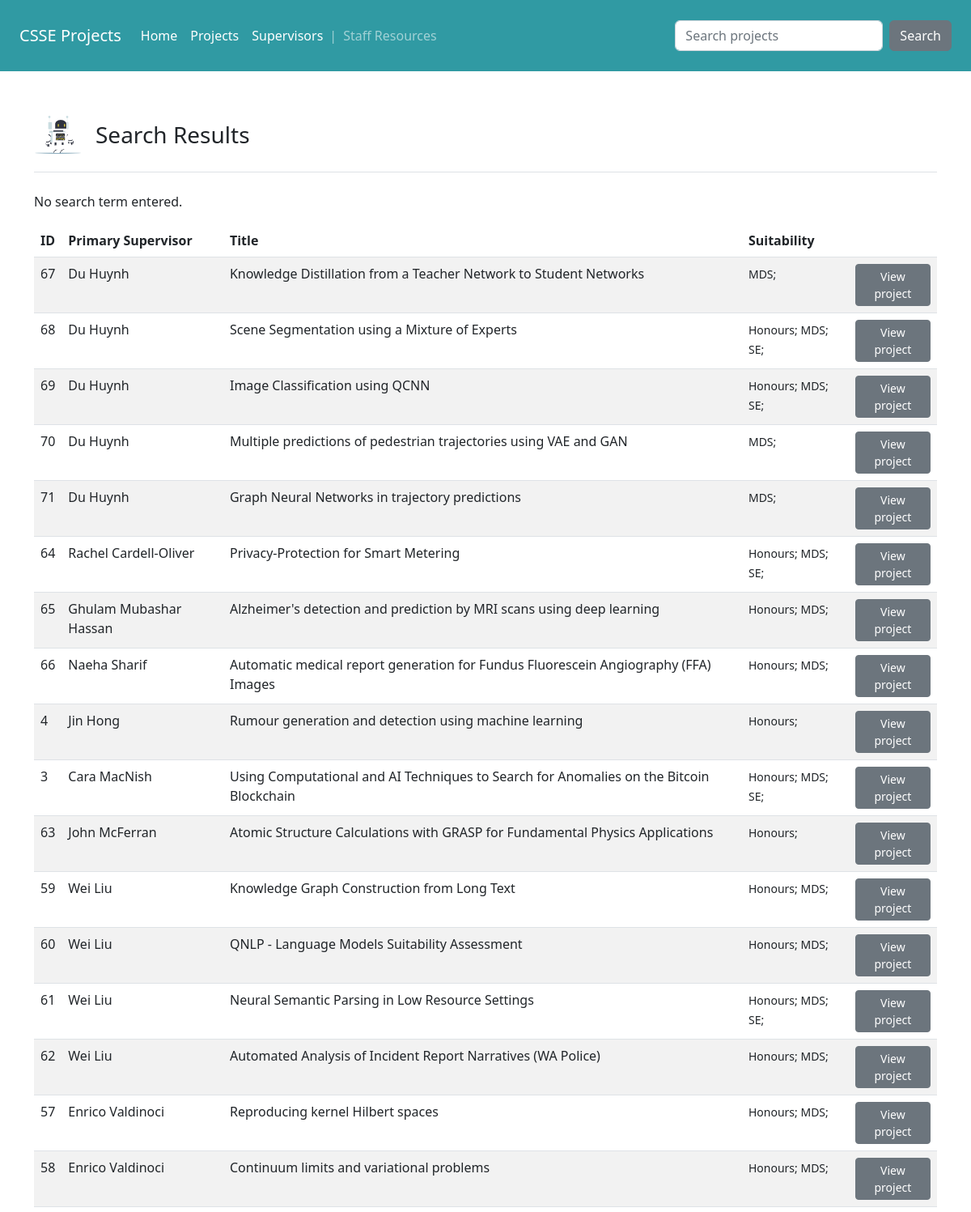
/projects/search_projects/ (upper part), run on an earlier commit of the app's database.
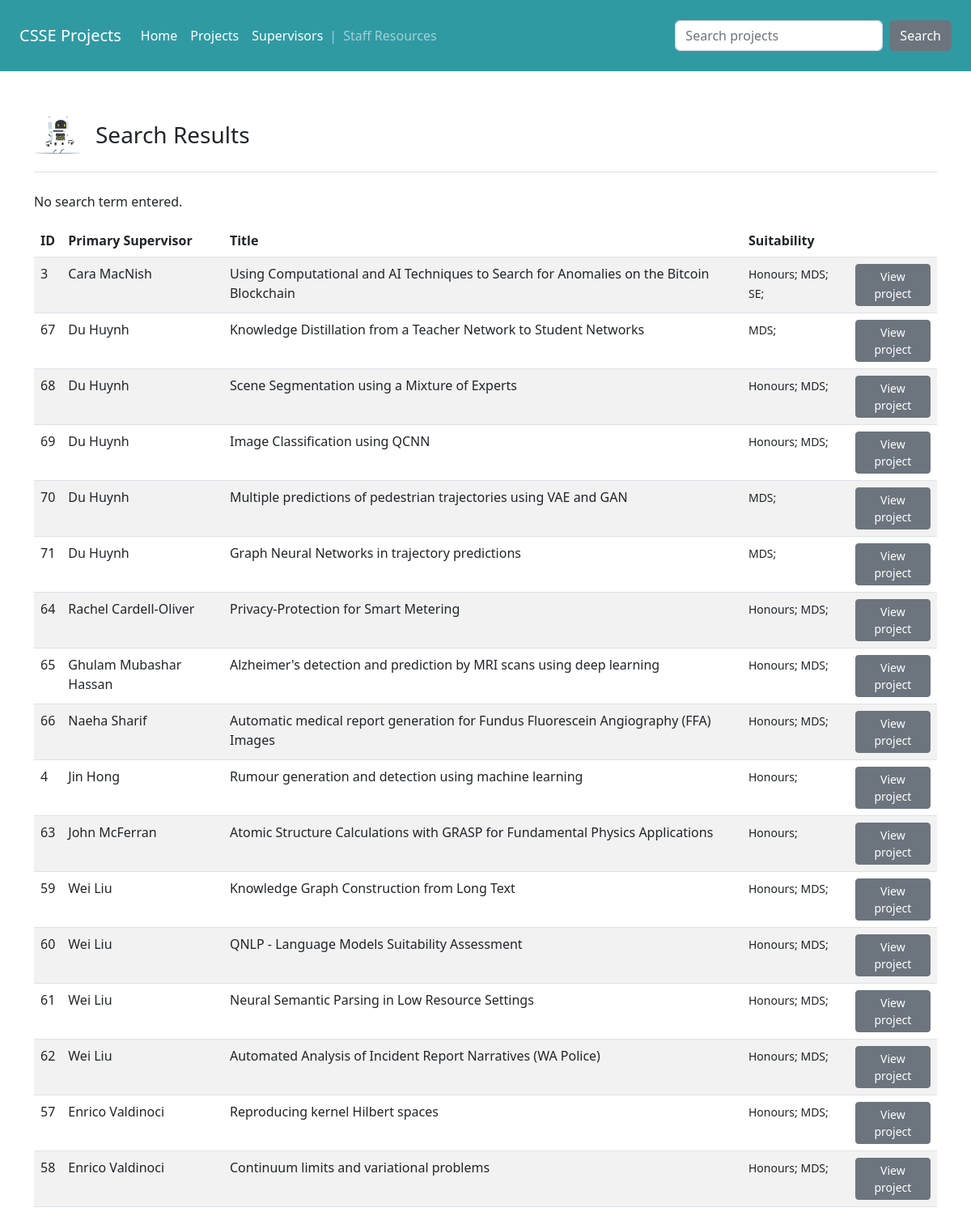
And on a later commit of the database.
### projects/models.py (models this page shows, shortened)
class Project(models.Model):
    SUITABILITY_CHOICES = [
        ('Honours', 'Honours (incl. BSc, BPhil, BACS)'),
        ('MDS', 'Master of Data Science'),
        ('SE', 'Software Engineering'),
        ('OTHER', 'Other')
    ]
    title = models.CharField("Topic Title", max_length=200)
    description = models.TextField("Description")
    short = models.TextField("Short Description", blank=True)
    skills = models.CharField("Skills", max_length=200, blank=True)
    honours = models.BooleanField("Suitable for Honours", default=True)
    mds = models.BooleanField("Suitable for MDS", default=True)
    se = models.BooleanField("Suitable for Software Engineering", default=True)
    engineering = models.BooleanField("Suitable for General Engineering", default=False) # not used
    other = models.CharField("Other (please specify)", max_length=100, blank=True)
    numstudents = models.CharField("Number of Students", max_length=20, blank=True)
    primary = models.ForeignKey(Supervisor, on_delete=models.CASCADE, related_name="primary", verbose_name="Primary Supervisor", null = True)
    cosupervisor = models.ForeignKey(Supervisor, on_delete=models.CASCADE, verbose_name="Co-Supervisor", null = True, blank=True)
    external = models.TextField("External Supervisors/Mentors/Sponsors", blank=True)
    link = models.URLField("Research Link", blank = True)
    references = models.TextField("Sample References", blank=True)
    created = models.DateField("Date Created", auto_now_add = True)
    modified = models.DateField("Last Modified", auto_now = True)
    current_date = models.DateField("Current Date", default = date.today)
    visible = models.BooleanField(default=True)

class Supervisor(models.Model):
    firstname = models.CharField("First name", max_length=30)
    lastname = models.CharField("Last name", max_length=30)
    department = models.CharField("Department or School", max_length=50)
    email = models.EmailField("Email")
    web = models.URLField("Web link", blank=True)
    interests = models.TextField("Research interests", blank=True)
    class Meta:
        ordering = ['lastname', 'firstname']
    def __str__(self):
        return self.firstname +  " " + self.lastname

### projects/views.py (the view)
# urls.py: path("projects/search_projects/", views.search_projects, name = "search-projects"),
def search_projects(request):
    if request.method == "POST":
        searched = request.POST['searched']
        project_list = Project.objects.all().exclude(visible=False).filter(
            Q(primary__lastname__contains = searched) |
            Q(primary__firstname__contains = searched) |
            Q(cosupervisor__lastname__contains = searched) |
            Q(cosupervisor__firstname__contains = searched) |
            Q(external__contains = searched) |
            Q(title__contains = searched) |
            Q(description__contains = searched)
        ).order_by('-current_date')
        return render(request, "projects/search_projects.html",
            {'searched': searched, 'project_list': project_list})
    else:
        project_list = Project.objects.all().order_by('-current_date')
        return render(request, "projects/search_projects.html",
            {'project_list': project_list})

### projects/templates/projects/search_projects.html (shortened to what this page needs)
{% extends 'projects/base.html' %}
{% load static %}
{% block content %}
<main>
    {% include "projects/header.html" with title="Search Results" %}
    {% if searched %}
        Search results for: <b>{{ searched }}</b>
    {% else %}
        No search term entered.
    {% endif %}
    <p>
    <small>
    <table class="table table-striped table-hover">
        <thead>
            <tr>
              <th scope="col">ID</th>
              <th scope="col">Primary Supervisor</th>
              <th scope="col">Title</th>
              <th scope="col">Suitability</th>
              <th scope="col"></th>
            </tr>
          </thead>
          <tbody>
            {% for project in project_list %}
            <tr>
              <td>{{ project.pk}}</td>
              <td>{{ project.primary }}</td>
              <td>{{ project.title }}</td>
              <td><small>{% if project.honours %} Honours; {% endif %}
                {% if project.mds %} MDS; {% endif %}
                {% if project.se %} SE; {% endif %}
              </small></td>
              <td><a href="../index/{{ project.pk}}/" class="btn btn-secondary btn-sm">View project</a></td>
            </tr>
            {% endfor%}
        </tbody>
    </table>
</small>
</main>
{% endblock %}

What changed in the data, as far as the page shows it:
changed Project "Cara MacNish": moves up the list
changed Project "Scene Segmentation using a Mixture of Experts": no longer shows "SE;"
changed Project "Image Classification using QCNN": no longer shows "SE;"
changed Project "Privacy-Protection for Smart Metering": no longer shows "SE;"
changed Project "Neural Semantic Parsing in Low Resource Settings": no longer shows "SE;"
